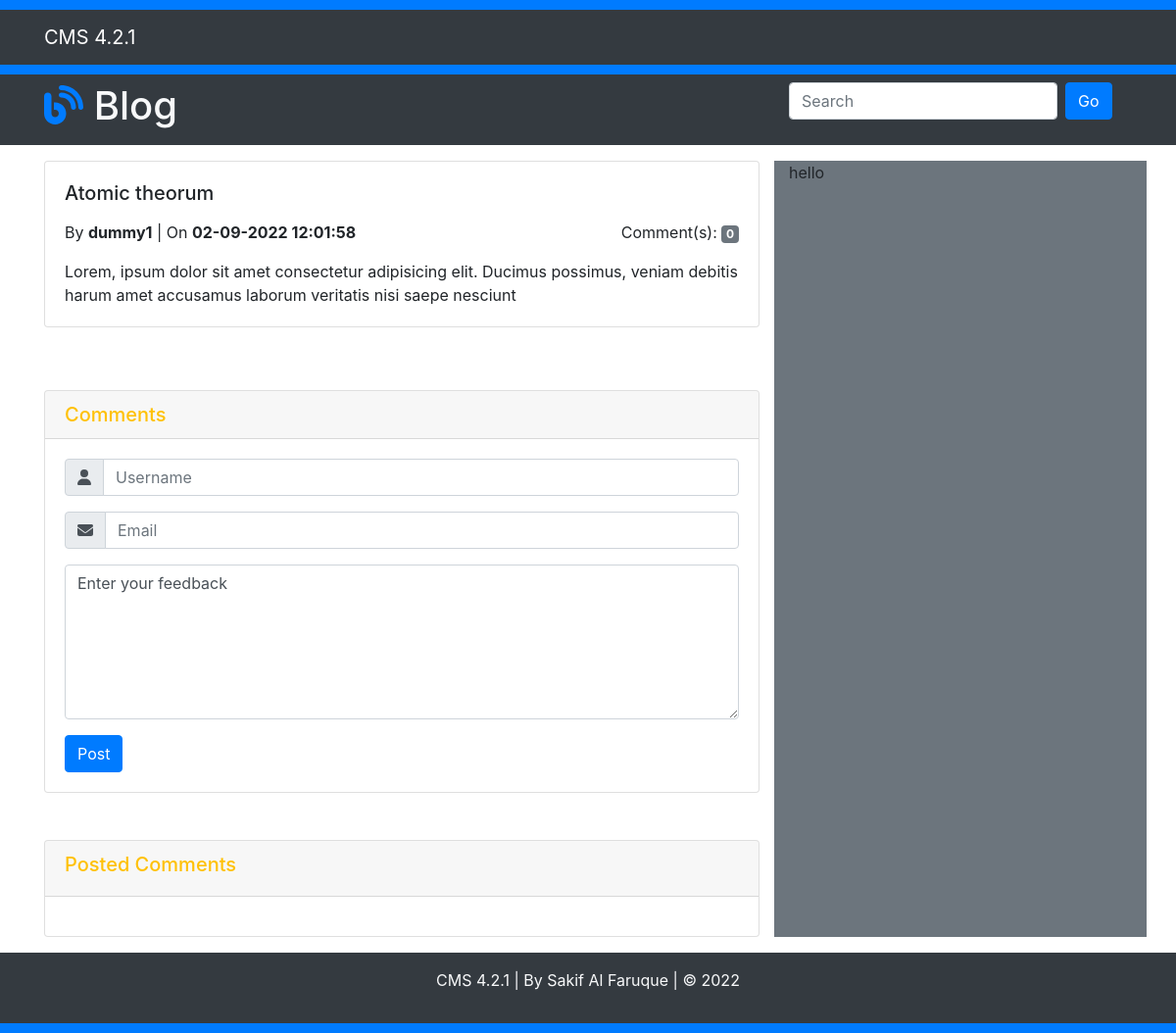
The app's page /post_preview.php?id=1, older data.
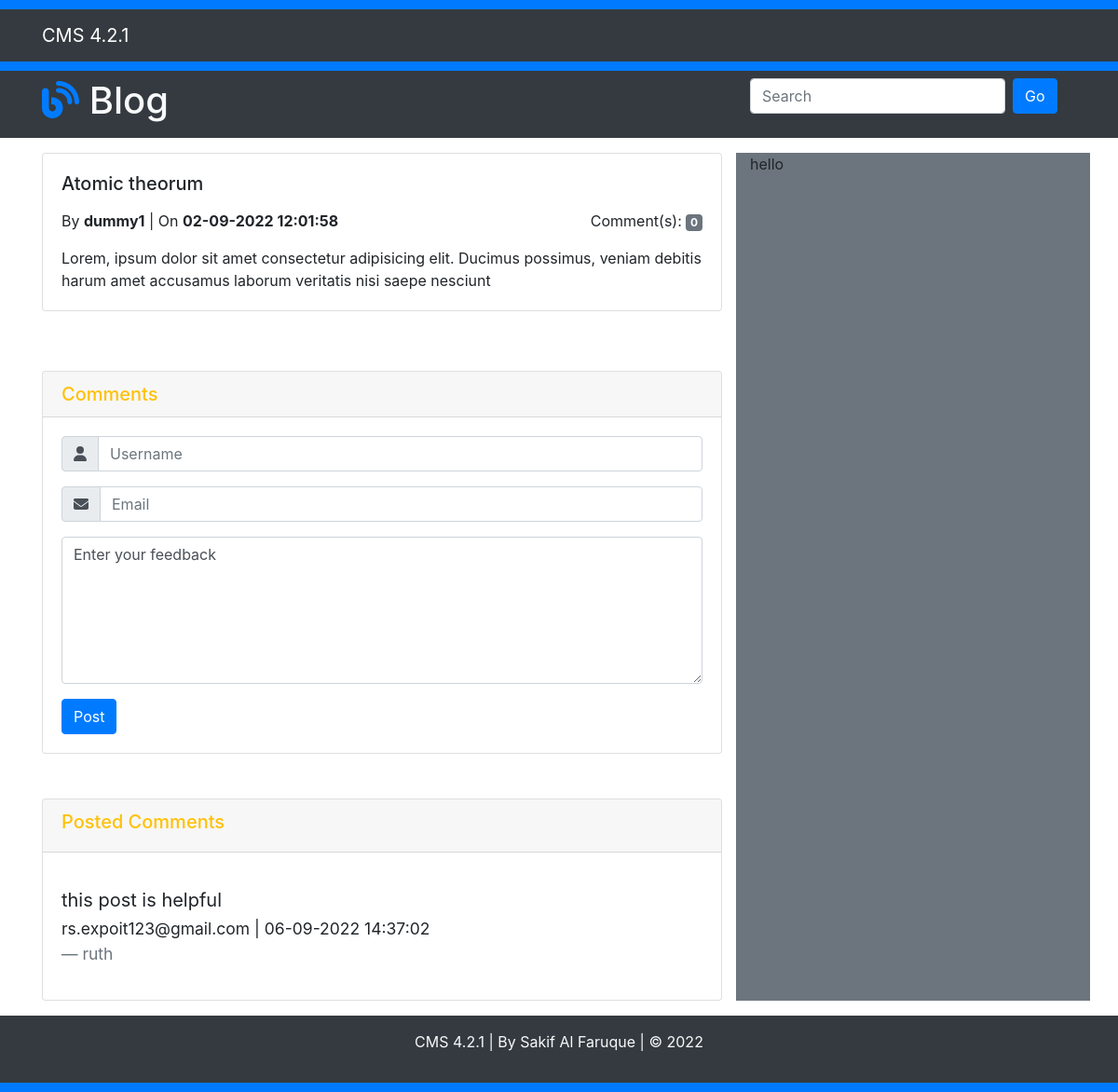
The same page, newer data.
### tables this page shows
CREATE TABLE `comment` (
  `cmnt_id` int(5) NOT NULL,
  `commentator` varchar(50) NOT NULL,
  `commentator_email` varchar(50) NOT NULL,
  `comment_content` varchar(500) NOT NULL,
  `comment_time` varchar(50) NOT NULL,
  `approved_by` varchar(50) DEFAULT NULL,
  `status` varchar(5) NOT NULL,
  `post_id` int(5) NOT NULL
);

### include/comment_model.php (called while the page is built, shortened)
<?php
    function RetrieveCommentById($post_id){
        try {
            $conn = MakeConnection();
            $stmt = $conn->prepare("SELECT * FROM `comment` WHERE `post_id`=:pst_id;");
            $stmt->bindParam(':pst_id', $post_id);
            $stmt->execute();
            $stmt->setFetchMode(PDO::FETCH_ASSOC);
            return $stmt->fetchAll();
          } catch(PDOException $e) {
            echo "Error: " . $e->getMessage();
          }
    }
?>

### post_preview.php (the view, shortened to what the changed rows need)
<?php
    require "header.php";
    require "include/comment_model.php";
?>
    <header>
        <div class="bg-dark" style="width: 100%">
            <div class="container">
                <div class="row">
                    <div class="col-md-8 py-2">
                        <h1 class="text-light"><i class="fa-solid fa-blog text-primary"></i> Blog</h1>
                    </div>
                </div>
            </div>
        </div>
    </header>
    <section class="blog-content">
        <div class="container">
            <div class="row my-3">
                <div class="col-md-8">
                    <div class="card mt-5">
                        <div class="card-body">
                            <?php foreach(RetrieveCommentById($_GET["id"]) as $cmnt){ ?>
                            <blockquote class="blockquote my-3">
                                <p class="mb-0 mt-3"><?php echo $cmnt["comment_content"]; ?></p>
                                <small><?php echo $cmnt["commentator_email"]; ?> | <?php echo $cmnt["comment_time"]; ?></small>
                                <footer class="blockquote-footer"><?php echo $cmnt["commentator"]; ?></footer>
                            </blockquote>
                            <?php } ?>
                        </div>
                    </div>
                </div>
            </div>
        </div>
    </section>
<?php require "footer.php"; ?>

Row changes from the older to the newer data that the page shows:
added comment: comment_content "this post is helpful", commentator_email "rs.expoit123@gmail.com", comment_time "06-09-2022 14:37:02", commentator "ruth"
